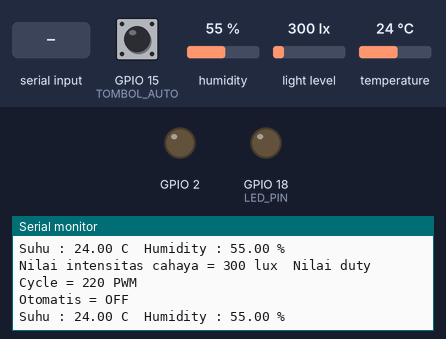
A program run on a simulated ESP32. On the bench: output pins drawn as LEDs (lit = HIGH), the last lines printed to the serial monitor. Wiring (inferred from the names in the program): BH1750 light sensor at I2C address 0x23. The test bench sets the inputs (shaded band); at power-on: GPIO 15 (TOMBOL_AUTO) HIGH, humidity 55 %, light level 300 lx, temperature 24 °C. WiFi joins after 1.5 s; servers stay silent unless stated; EEPROM starts erased.

Above: at 3.5 s.
3.6 s: GPIO 15 (TOMBOL_AUTO) pulled LOW for 0.85 s
At 3.94 s:
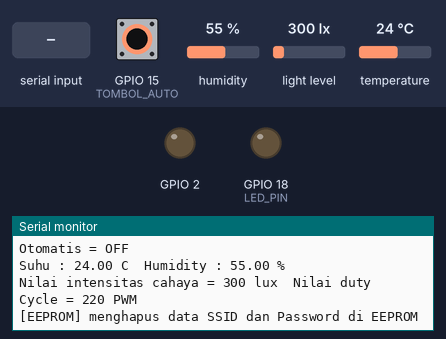
5.9 s: ";\n" received over Serial
At 6.12 s:
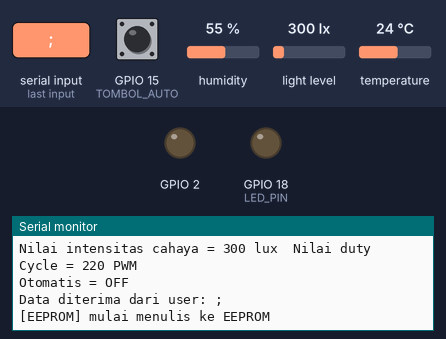
7.6 s: "1\n" received over Serial
At 8.3 s:
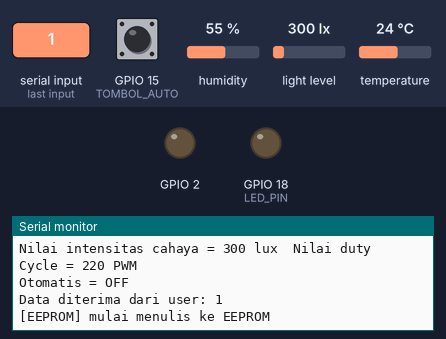

The program:

main.cpp
```cpp
#include <Arduino.h>
#include <Wire.h>
#include <SPI.h>
#include <DHT.h>
#include <BlueToothSerial.h>
#include <EEPROM.h>
#include <WiFi.h>

#define LED_PIN 18
#define PWM_CHANNEL 0
#define PWM_FREQ 5000
#define PWM_RESOLUTION 8
#define TOMBOL_AUTO 15

#define BH1750_ADDRESS 0x23
#define BH1750_DATALEN 2
#define DHT_PIN 19
#define DHT_TYPE DHT11

#define EEPROM_SIZE 96
#define SSIDPASS_ADDRESS 32
#define SSIDPASS_SIZE 64

bool statusAuto = false, buttonPressed = false, modeBluetooth = false, modeWifi = false;

void AutoBrightness();

void bh1750Request(int address);
int bh1750GetData(int address);

byte buff[2];
unsigned short lux = 0, dutyCycle = 0;

char Otomatis[EEPROM_SIZE], DataSsidPass[EEPROM_SIZE];
String DataReceived, Ssid, Password;

BluetoothSerial SerialBT;
DHT dht(DHT_PIN, DHT_TYPE);
float temperature = 0, bTemperature = 0, humidity = 0, bhumidity = 0;
int lastTransmit = 0;

const char *ssid = "I3";
const char *password = "@green789";

void BacaLux();
void BacaStatusBluetooth();
void BacaEEPROM();
void CekStatusAuto();
void readEEPROM(int address, char *data, int size);
void BacaPerubahanTombol();
void BacaStatusSerial();
void writeEEPROM(int address, const char *data, int size);
void BacaSsidPassword();
void BacaSsidPasswordBT();
void KonekBTWifi();
void connectToNetwork();

String dataBluetooth, receivedString;
void updateDhtData();

void IRAM_ATTR gpioISR() {
  buttonPressed = true;
}


void setup() {
  // put your setup code here, to run once:
  Wire.begin();
  Serial.begin(9600);
//  SerialBT.begin("ESP32-BTClassic");
  pinMode(LED_PIN, OUTPUT);
  pinMode(BUILTIN_LED, OUTPUT);
  attachInterrupt(TOMBOL_AUTO, &gpioISR, FALLING);

  ledcSetup(PWM_CHANNEL, PWM_FREQ, PWM_RESOLUTION);
  ledcAttachPin(LED_PIN, PWM_CHANNEL);
  dht.begin();

  CekStatusAuto();
  BacaSsidPassword();
  KonekBTWifi();

}

void loop() {
  // put your main code here, to run repeatedly:
  BacaLux();
  BacaStatusBluetooth();
  BacaPerubahanTombol();
  AutoBrightness();
  BacaStatusSerial();
  updateDhtData();

}

void BacaLux() { //OK
  bh1750Request(BH1750_ADDRESS);
  delay(100);
  if (bh1750GetData(BH1750_ADDRESS) == BH1750_DATALEN) {
    lux = (((unsigned short)buff[0] << 8) | (unsigned short)buff[1]) / 1.2;
    Serial.print("Nilai intensitas cahaya = " + String(lux) + " lux");
  }

  if (lux >= 0 && lux <=2500) {
    dutyCycle = 250 - (lux/10);
  } else {
    dutyCycle = 0;
  }
  Serial.println("  Nilai duty Cycle = " + String(dutyCycle) + " PWM");

  delay(100);
}

void AutoBrightness() { //OK
  if (statusAuto) {
   ledcWrite(PWM_CHANNEL, dutyCycle);
   Serial.println("Otomatis = ON");
  }
  else {
    ledcWrite(PWM_CHANNEL, 0);
    Serial.println("Otomatis = OFF");
  }

}

void bh1750Request(int address) { //OK
  Wire.beginTransmission(address);
  Wire.write(0x10);
  Wire.endTransmission();
}

int bh1750GetData(int address) {  //OK
  int i = 0;
  Wire.beginTransmission(address);
  Wire.requestFrom(address, 2);
  while (Wire.available()) {
    buff[i] = Wire.read();
    i++;
  }
  Wire.endTransmission();

  return i;
}

void BacaStatusBluetooth() {
  String sentence;
  if (SerialBT.available()) {
    char receivedChar = SerialBT.read();
    receivedString += receivedChar;
    if (receivedChar == '\r') {
      if (receivedString == "TEMP\r") {
        if (millis() - lastTransmit > 5000) {
          temperature = dht.readTemperature();
          String sentence = "data suhu -> Suhu: " + String (temperature) + " C";
          SerialBT.println(sentence);
          lastTransmit = millis();
        }
      }

      else if (receivedString == "HUMID\r") {
        if (millis() - lastTransmit > 5000) {
          humidity = dht.readHumidity();
          String sentence = "data humidity -> humidity: " + String (humidity) + " %";
          SerialBT.println(sentence);
          lastTransmit = millis();
        }
      }

      else if (receivedString == "LUX\r") {
        if (millis() - lastTransmit > 5000) {
          String sentence = "data lux -> lux: " + String (lux);
          SerialBT.println(sentence);
          lastTransmit = millis();
        }
      }

      else if (receivedString == "AUTOBRIGHT,ON\r") {
        if (millis() - lastTransmit > 5000) {
          statusAuto = true;
          String sentence = "Autobgright = ON";
          SerialBT.println(sentence);
          lastTransmit = millis();
        }
        EEPROM.write(0, '1');
        EEPROM.commit();
      }

      else if (receivedString == "AUTOBRIGHT,OFF\r") {
        if (millis() - lastTransmit > 5000) {
          statusAuto = false;
          String sentence = "Autobgright = OFF";
          SerialBT.println(sentence);
          lastTransmit = millis();
        }
        EEPROM.write(0, '0');
        EEPROM.commit();
      }

      else if (receivedString == "SSID\r") {
        if (millis() - lastTransmit > 5000) {
          BacaSsidPassword();
          String sentence = "Ssid: " + String (Ssid);
          SerialBT.println(sentence);
          lastTransmit = millis();
        }
      }

       else if (receivedString == "PASS\r") {
        if (millis() - lastTransmit > 5000) {
          BacaSsidPassword();
          String sentence = "Password: " + String (Password);
          SerialBT.println(sentence);
          lastTransmit = millis();
        }
      }

      else {
        if (millis() - lastTransmit > 5000) {
          String sentence = "Teks Tidak sesuai Format";
          SerialBT.println(sentence);
          lastTransmit = millis();
        }
      }

      receivedString = "";
      SerialBT.flush();
    }
  }
}

void updateDhtData() {
  temperature = dht.readTemperature();
  humidity = dht.readHumidity();
  Serial.print("Suhu : " + String(temperature) + " C");
  Serial.println("  Humidity : " + String(humidity) + " %");
  Serial.println("");
  delay(500);
}

void BacaSsidPassword() {
  EEPROM.begin(EEPROM_SIZE);
  readEEPROM(SSIDPASS_ADDRESS, DataSsidPass, SSIDPASS_SIZE);
  String DataStringSsidPass = String(DataSsidPass);
  int petikPertama = 0, petikKedua = 0;

  petikPertama = DataStringSsidPass.indexOf(";");
  Ssid = DataStringSsidPass.substring(0, petikPertama);
  Serial.println("SSID = " + Ssid);

  petikKedua = DataStringSsidPass.indexOf(";", petikPertama + 1);
  Password = DataStringSsidPass.substring(petikPertama + 1, petikKedua);
  Serial.println("Password = " + Password);

  if (Ssid == 0 && Password == 0) {
    modeBluetooth = true;
    modeWifi = false;
  } else {
    modeBluetooth = false;
    modeWifi = true;
  }
  Serial.println("status bluetooth = " + String(modeBluetooth));
  Serial.println("status Wifi = " + String(modeWifi));

}

void readEEPROM(int address, char *Data, int size) {
  Serial.println("[EEPROM] mulai membaca dari EEPROM");
  for(int i = 0; i < size; i++) {
    Data[i] = EEPROM.read(address + i);
  }
}

void CekStatusAuto() {   //OK
  EEPROM.begin(128);
  delay(100);
  char Otomatis = EEPROM.read(0);
  Serial.println("Read Otomatis : " + char(Otomatis));
  if (Otomatis == '1') {
    Serial.println("Otomatis = ON");
    statusAuto = 1;
    digitalWrite(BUILTIN_LED, HIGH);
  }
  else {
    Serial.println("Otomatis = OFF");
    statusAuto = 0;
    digitalWrite(BUILTIN_LED, LOW);
  }
}

void BacaPerubahanTombol() {  //OK
  if (buttonPressed) {
    Serial.println("[EEPROM] menghapus data SSID dan Password di EEPROM");
    for (int i = 0; i < 64; i++) {
      EEPROM.write(32 + i, 0);
    }
    EEPROM.commit();
    buttonPressed = false;
  }
}

void BacaStatusSerial() {
  while (Serial.available()) {
    char DataSerial = Serial.read();
    DataReceived += DataSerial;

    if (DataSerial == '\n') {
      Serial.println("Data diterima dari user: " + DataReceived);
      writeEEPROM(SSIDPASS_ADDRESS, DataReceived.c_str(), DataReceived.length());
      DataReceived ="";
    }
  }
}

void writeEEPROM(int address, const char *data, int size) {
  Serial.println("[EEPROM] mulai menulis ke EEPROM");
  for (int i = 0; i < size; i++) {
    EEPROM.write(address + i, data[i]);
  }
  EEPROM.commit();
}

void KonekBTWifi() {
  if (modeBluetooth) {
      SerialBT.begin("ESP32-BTClassic");
      Serial.println("Konek ke Bluetooth");
  }

  else if (modeWifi) {
    connectToNetwork();
    Serial.println(WiFi.macAddress());
    Serial.println(WiFi.localIP());
  }
}

void connectToNetwork() {
  WiFi.begin(ssid, password);
  while (WiFi.status() != WL_CONNECTED) {
    delay(1000);
    Serial.print("Establishing connection to ");
    Serial.println(ssid);
  }
  Serial.println("Connected to network");
}
```

Measured:
- after the input at 3.6 s, the serial monitor: prints a new line after 0.34 s (image 1)
- after the input at 5.9 s, the serial monitor: prints a new line after 0.21 s (image 2)
- after the input at 7.6 s, the serial monitor: prints a new line after 0.69 s (image 3)
